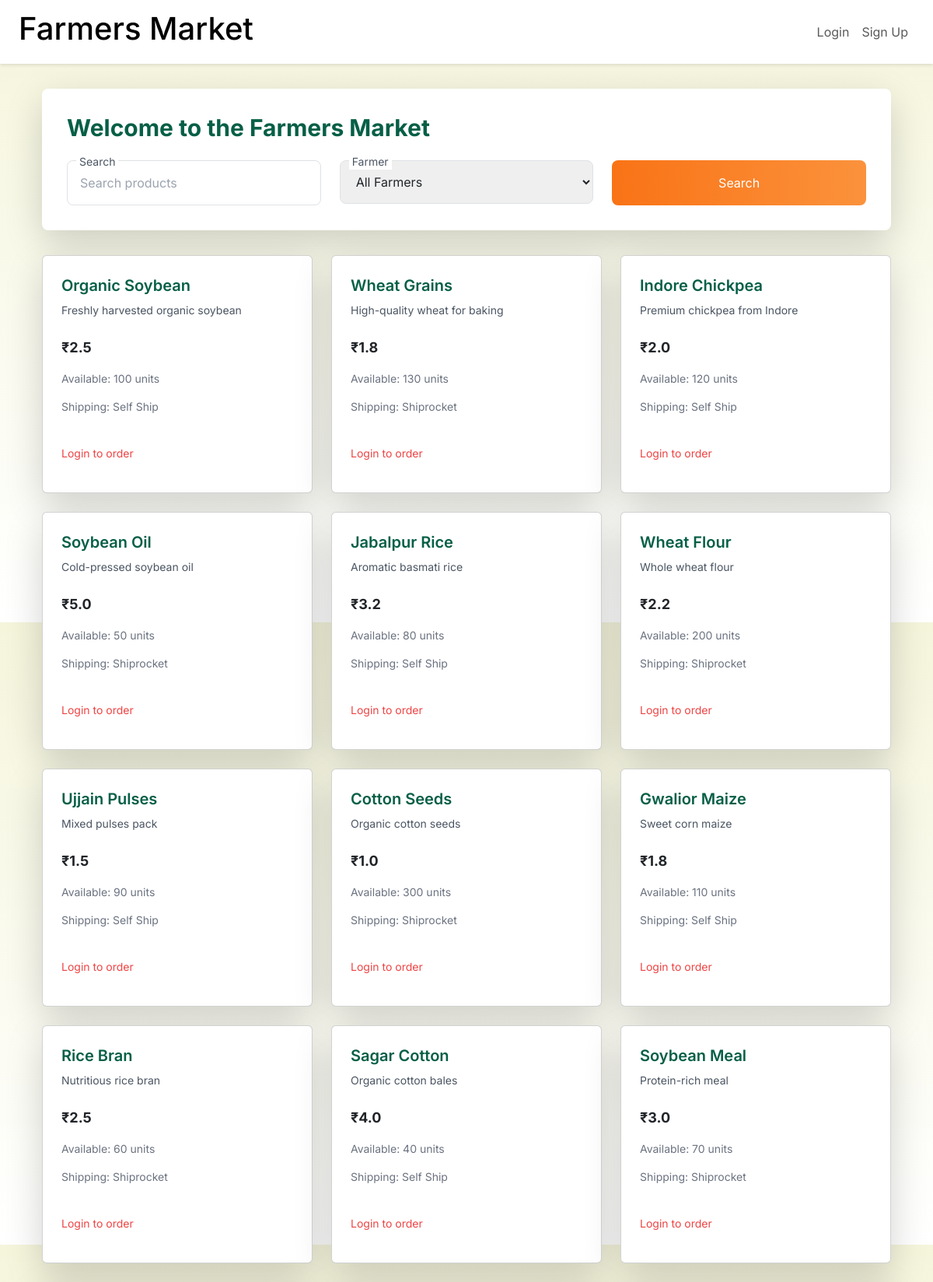
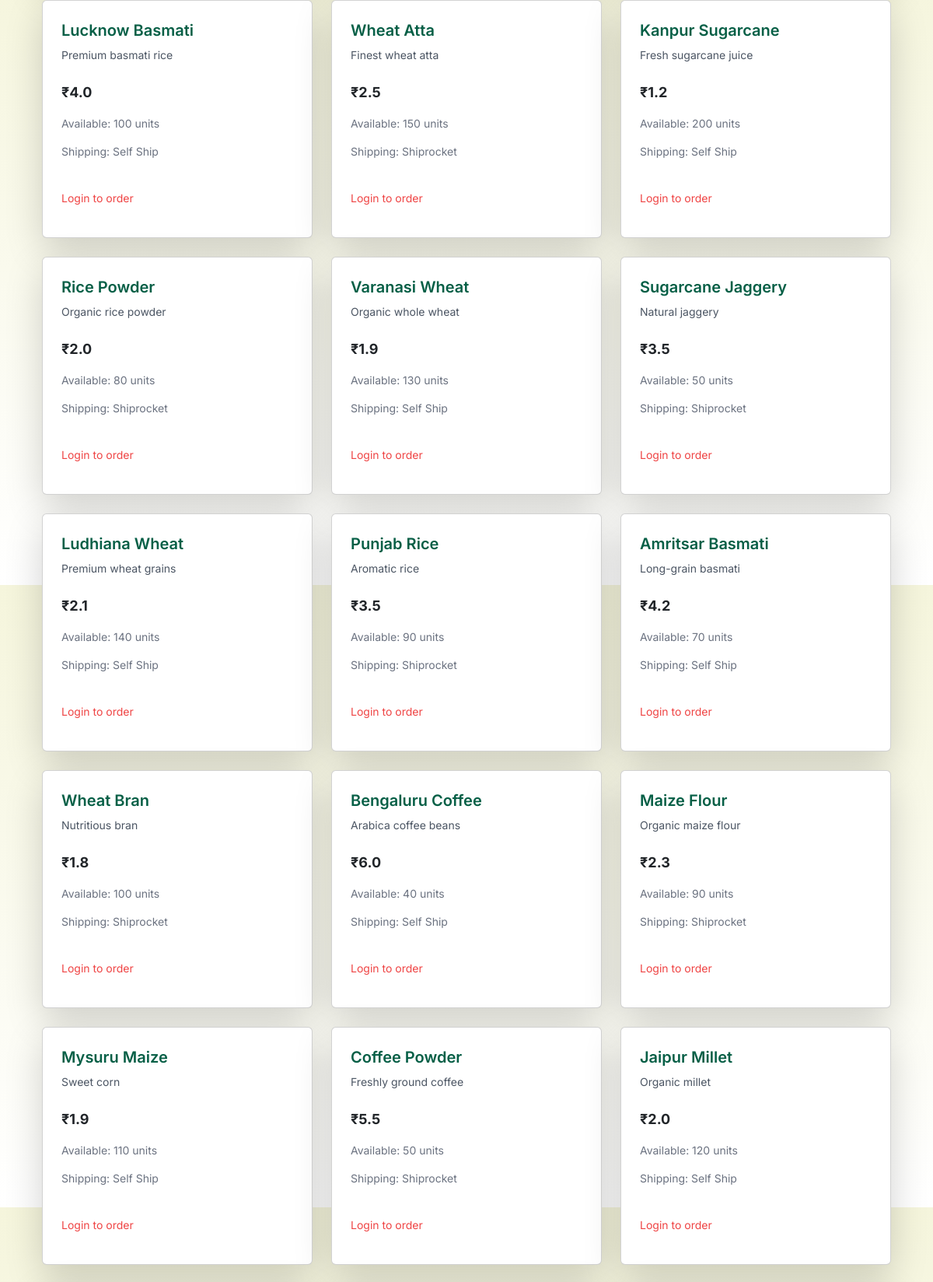
The page / (upper part) on the database its author committed (2 pictures, top to bottom).
### app.py (models this page shows)
class Product(db.Model):
    id = db.Column(db.Integer, primary_key=True)
    name = db.Column(db.String(100), nullable=False)
    description = db.Column(db.Text)
    price = db.Column(db.Float, nullable=False)
    quantity = db.Column(db.Integer, nullable=False)
    farmer_id = db.Column(db.Integer, db.ForeignKey('farmer.id'), nullable=False)
    shipping_option = db.Column(db.String(50), nullable=False)

### app.py (the view)
@app.route('/')
def index():
    try:
        search_query = request.args.get('search', '').strip()
        farmer_filter = request.args.get('farmer', '').strip()
        query = Product.query
        if search_query:
            search_term = f'%{search_query}%'
            query = query.filter(or_(
                Product.name.ilike(search_term),
                Product.description.ilike(search_term)
            ))
        if farmer_filter:
            query = query.join(Farmer).filter(Farmer.name.ilike(f'%{farmer_filter}%'))
        products = query.all()
        farmers = Farmer.query.all()
        logger.info(f"Retrieved {len(products)} products with search: '{search_query}', farmer: '{farmer_filter}'")
        return render_template('index.html', products=products, farmers=farmers, search_query=search_query, farmer_filter=farmer_filter)
    except OperationalError as e:
        logger.error(f"Error querying products: {e}")
        return jsonify({'error': 'Database error, please try again later'}), 500

### templates/index.html (shortened to what this page needs)
{% extends 'base.html' %}
{% block content %}
<div class="bg-white p-8 rounded-lg shadow-lg mb-8">
    <h2 class="text-3xl font-bold text-green-800 mb-6">Welcome to the Farmers Market</h2>
    <form method="GET" action="{{ url_for('index') }}" class="grid grid-cols-1 md:grid-cols-3 gap-4">
        <div class="relative">
            <input type="text" name="search" value="{{ search_query }}" placeholder="Search products" class="w-full p-3 border border-gray-300 rounded-lg focus:outline-none focus:border-orange-500">
            <label class="absolute -top-2 left-3 bg-white px-1 text-sm text-gray-600">Search</label>
        </div>
        <div class="relative">
            <select name="farmer" class="w-full p-3 border border-gray-300 rounded-lg focus:outline-none focus:border-orange-500">
                <option value="">All Farmers</option>
            </select>
            <label class="absolute -top-2 left-3 bg-white px-1 text-sm text-gray-600">Farmer</label>
        </div>
        <button type="submit" class="btn-primary p-3 rounded-lg text-white">Search</button>
    </form>
</div>
<div class="grid grid-cols-1 sm:grid-cols-2 lg:grid-cols-3 gap-6">
    {% for product in products %}
        <div class="card bg-white p-6 rounded-lg shadow-lg">
            <h3 class="text-xl font-semibold text-green-800">{{ product.name }}</h3>
            <p class="text-gray-600 text-sm">{{ product.description or 'No description' }}</p>
            <p class="text-orange-600 font-bold text-lg mt-2">₹{{ product.price }}</p>
            <p class="text-gray-500 text-sm">Available: {{ product.quantity }} units</p>
            <p class="text-gray-500 text-sm">Shipping: {{ product.shipping_option }}</p>
            {% if current_user.is_authenticated %}
                <a href="{{ url_for('order', product_id=product.id) }}" class="btn-primary mt-4 inline-block px-4 py-2 text-white rounded-lg">Order Now</a>
            {% else %}
                <p class="text-red-500 mt-4 text-sm">Login to order</p>
            {% endif %}
        </div>
    {% endfor %}
</div>
{% endblock %}

### templates/base.html (style rules this page uses)
body { font-family: 'Inter', sans-serif; background: linear-gradient(to bottom, #F5F5DC, #FFFFFF); }
.btn-primary { background: linear-gradient(to right, #F97316, #FB923C); border: none; border-radius: 0.5rem; transition: transform 0.2s, box-shadow 0.2s; }
.card { transition: transform 0.2s; }

### rows shown on the page
Product: name "Organic Soybean", description "Freshly harvested organic soybean", price "2.5", quantity "100", shipping_option "Self Ship"
Product: name "Wheat Grains", description "High-quality wheat for baking", price "1.8", quantity "130", shipping_option "Shiprocket"
Product: name "Indore Chickpea", description "Premium chickpea from Indore", price "2.0", quantity "120", shipping_option "Self Ship"
Product: name "Soybean Oil", description "Cold-pressed soybean oil", price "5.0", quantity "50", shipping_option "Shiprocket"
Product: name "Jabalpur Rice", description "Aromatic basmati rice", price "3.2", quantity "80", shipping_option "Self Ship"
Product: name "Wheat Flour", description "Whole wheat flour", price "2.2", quantity "200", shipping_option "Shiprocket"
Product: name "Ujjain Pulses", description "Mixed pulses pack", price "1.5", quantity "90", shipping_option "Self Ship"
Product: name "Cotton Seeds", description "Organic cotton seeds", price "1.0", quantity "300", shipping_option "Shiprocket"
Product: name "Gwalior Maize", description "Sweet corn maize", price "1.8", quantity "110", shipping_option "Self Ship"
Product: name "Rice Bran", description "Nutritious rice bran", price "2.5", quantity "60", shipping_option "Shiprocket"
Product: name "Sagar Cotton", description "Organic cotton bales", price "4.0", quantity "40", shipping_option "Self Ship"
Product: name "Soybean Meal", description "Protein-rich meal", price "3.0", quantity "70", shipping_option "Shiprocket"
Product: name "Lucknow Basmati", description "Premium basmati rice", price "4.0", quantity "100", shipping_option "Self Ship"
Product: name "Wheat Atta", description "Finest wheat atta", price "2.5", quantity "150", shipping_option "Shiprocket"
Product: name "Kanpur Sugarcane", description "Fresh sugarcane juice", price "1.2", quantity "200", shipping_option "Self Ship"
Product: name "Rice Powder", description "Organic rice powder", price "2.0", quantity "80", shipping_option "Shiprocket"
Product: name "Varanasi Wheat", description "Organic whole wheat", price "1.9", quantity "130", shipping_option "Self Ship"
Product: name "Sugarcane Jaggery", description "Natural jaggery", price "3.5", quantity "50", shipping_option "Shiprocket"
Product: name "Ludhiana Wheat", description "Premium wheat grains", price "2.1", quantity "140", shipping_option "Self Ship"
Product: name "Punjab Rice", description "Aromatic rice", price "3.5", quantity "90", shipping_option "Shiprocket"
Product: name "Amritsar Basmati", description "Long-grain basmati", price "4.2", quantity "70", shipping_option "Self Ship"
Product: name "Wheat Bran", description "Nutritious bran", price "1.8", quantity "100", shipping_option "Shiprocket"
Product: name "Bengaluru Coffee", description "Arabica coffee beans", price "6.0", quantity "40", shipping_option "Self Ship"
Product: name "Maize Flour", description "Organic maize flour", price "2.3", quantity "90", shipping_option "Shiprocket"
Product: name "Mysuru Maize", description "Sweet corn", price "1.9", quantity "110", shipping_option "Self Ship"
Product: name "Coffee Powder", description "Freshly ground coffee", price "5.5", quantity "50", shipping_option "Shiprocket"
Product: name "Jaipur Millet", description "Organic millet", price "2.0", quantity "120", shipping_option "Self Ship"
